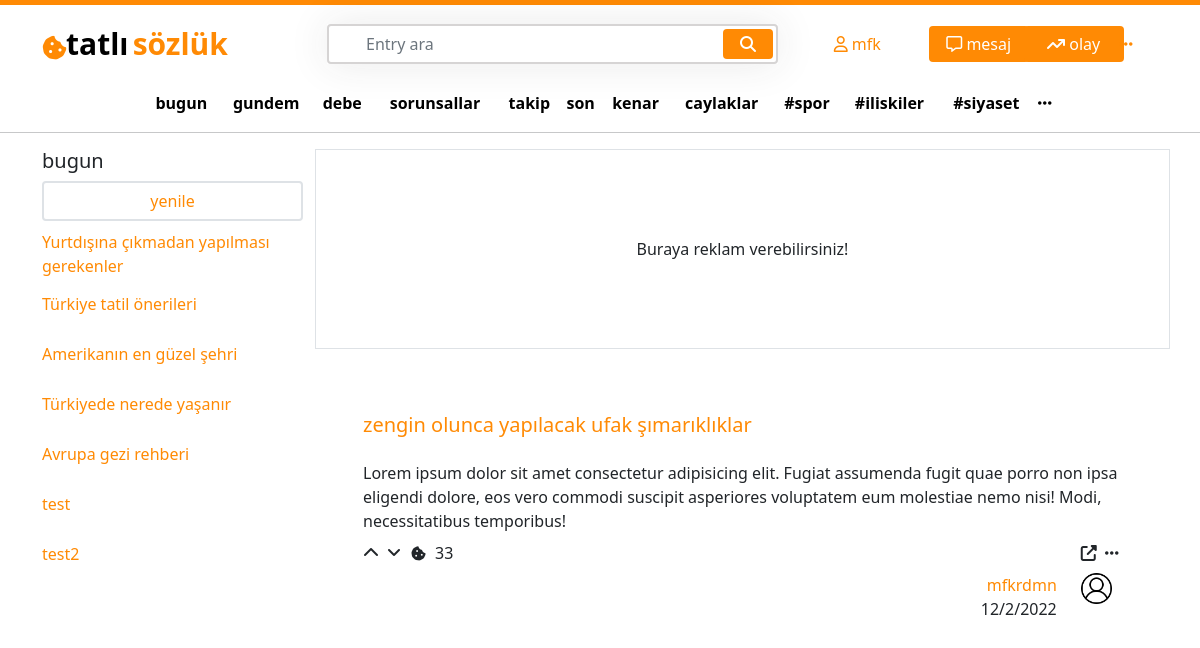
Page / (signed in) on the committed database.
### user/models.py (models this page shows, shortened)
class User(AbstractBaseUser):
    email = models.EmailField(max_length=100, unique=True)
    username = models.CharField(max_length=50, unique=True)
    date_joined = models.DateTimeField(auto_now_add=True)
    last_login = models.DateTimeField(auto_now_add=True)
    created_date = models.DateTimeField(auto_now_add=True)
    modified_date = models.DateTimeField(auto_now=True)
    is_admin = models.BooleanField(default=True)
    is_staff = models.BooleanField(default=True)
    is_active = models.BooleanField(default=True)
    is_superadmin = models.BooleanField(default=True)
    USERNAME_FIELD = 'email'
    REQUIRED_FIELDS = ['username']
    objects = UserManager()

### entry/models.py (models this page shows, shortened)
class Entry(models.Model):
    user = models.ForeignKey(User, on_delete=models.CASCADE)
    entry_slug =  models.CharField(max_length=85, blank=True, null=True)
    entry_name =  models.CharField(max_length=85, blank=True, null=True)
    created_at = models.DateTimeField(auto_now_add=True)
    updated_at = models.DateTimeField(auto_now=True)

### homepage/views.py (the view)
# urls.py: path('', views.home, name='home'),
def home(request):
    all_entries = Entry.objects.all()
    context = {
        'all_entries' : all_entries
    }
    return render(request, 'home.html', context)

### templates/home.html
{% extends 'base.html' %}
{% load static %}
{% block content %}
            <div class="col-lg-9 main_left">
                <div class="row">
                    <div class="col-lg-12 d-flex align-items-center justify-content-center border border-1" style="height: 200px;">
                        Buraya reklam verebilirsiniz!
                    </div>
                    <div class="col-lg-12 p-5">
                        <div class="row mt-3">
                            <div class="col-lg-12 ">
                                <h5>
                                    <a href="">zengin olunca yapılacak ufak şımarıklıklar</a>
                                </h5>
                            </div>
                            <div class="col-lg-12 mt-3">
                                <span>
                                    Lorem ipsum dolor sit amet consectetur adipisicing elit. Fugiat assumenda fugit quae porro
                                non ipsa eligendi dolore, eos vero commodi suscipit asperiores voluptatem eum molestiae nemo
                                nisi! Modi, necessitatibus temporibus!
                                </span>
                            </div>
                            <div class="col-lg-12 mt-2">
                                <div class="row justify-content-between">
                                    <div class="col-lg-3">
                                        <div class="row">
                                            <div class="col-lg-1">
                                                <i class="fa-solid fa-chevron-up"></i>
                                            </div>
                                            <div class="col-lg-1">
                                                <i class="fa-solid fa-angle-down"></i>
                                            </div>
                                            <div class="col-lg-1">
                                                <i class="fa-solid fa-cookie-bite"style="font-size:15px ;"></i>
                                            </div>
                                            <div class="col-lg-1">
                                                <span>33</span>
                                            </div>
                                        </div>
                                    </div>
                                    <div class="col-lg-1">
                                        <div class="row justify-content-start">
                                            <div class="col-lg-1">
                                                <i class="fa-solid fa-up-right-from-square"></i>
                                            </div>
                                            <div class="col-lg-1 ">
                                                <i class="fa-solid fa-ellipsis"></i>
                                            </div>
                                        </div>
                                    </div>
                                </div>
                            </div>
                            <div class="col-lg-12 mt-2">
                                <div class="row justify-content-end">
                                    <div class="col-lg-2 text-end">
                                        <div class="row">
                                            <div class="col-lg-12">
                                                <a href="">mfkrdmn</a>
                                            </div>
                                        </div>
                                        <div class="row">
                                            <div class="col-lg-12">
                                                <span>12/2/2022</span>
                                            </div>
                                        </div>
                                    </div>
                                    <div class="col-lg-1">
                                        <a href="">
                                            <img class="img-fluid w-75" src="{% static 'images/user.png' %}" alt="">
                                        </a>
                                    </div>
                                </div>
                            </div>
                        </div>
                    </div>
            </div>
        </div>
    </div>
{% endblock %}

### templates/base.html (shortened to what this page needs)
{% load static %}
<!DOCTYPE html>
<html lang="en">
<head>
    <link href="https://cdn.jsdelivr.net/npm/bootstrap@5.1.3/dist/css/bootstrap.min.css" rel="stylesheet">
    <link rel="stylesheet" href="https://cdnjs.cloudflare.com/ajax/libs/font-awesome/6.2.1/css/all.min.css" />
    <link rel="stylesheet" href="{% static 'css/home.css' %}">
</head>
<body>
    <div class="topline"></div>
    <div class="container mt-3">
        <div class="row d-flex align-items-center">
            <div class="col-lg-3">
                <div class="row">
                    <div class="col-lg-1" style="margin-top: 14px;">
                        <i class="fa-solid fa-cookie-bite" id="logo" style="font-size:25px ;"></i>
                    </div>
                    <div class="col-lg-10">
                        <a href="{% url 'home' %}">
                            <span class="logo_left p-0 m-0" style="color: black;">tatlı</span>
                            <span class="logo_right p-0 m-0">sözlük</span>
                        </a>
                    </div>
                </div>
            </div>
            <div class="col-5">
                <div class="search">
                    <form action="{% url 'entrypage' %}" method="POST">
                        <input type="text" class="form-control" name="searched_entry" placeholder="Entry ara">
                        <button type="submit" name="search_entry_button" value="Submit" class="btn btn-primary"><i class="fa fa-search"></i></button>
                    </form>
                </div>
            </div>
            <div class="col-lg-4">
                <div class="row justify-content-end">
                    {% if request.user.is_authenticated %}
                    <div class="col-lg-3 my-auto">
                        <a href="{% url 'user_page' %}" style="text-decoration: none;">
                            <i class="fa-regular fa-user" style=" color:  rgb(255, 138, 4);;"></i>
                            <span>{{request.user.username}}</span>
                        </a>
                    </div>
                    <div class="col-lg-3">
                        <button type="button" class="btn btn-primary topbtn">
                            <i class="fa-regular fa-message"></i>
                            <span>mesaj</span>
                        </button>
                    </div>
                    <div class="col-lg-3">
                        <button type="button" class="btn btn-primary topbtn">
                            <i class="fa-solid fa-arrow-trend-up"></i>
                            <span>olay</span>
                        </button>
                    </div>
                    <div class="col-lg-2 my-auto dots_for_box" >
                        <span style="cursor: pointer;">
                            <i class="fa-solid fa-ellipsis" style=" color:  rgb(255, 138, 4);;"></i>
                        </span>
                    </div>
                        {% else %}
                        <a href="{% url 'login' %}" style="width: 50%;">Giriş yap da görelim neyin varmış</a>
                        <a href="{% url 'register' %}" style="width: 50%;">Hala aramıza katılmadın mı?</a>
                        {% endif %}
                </div>
            </div>
        </div>
        <div class="row justify-content-center mt-4">
            <table style="width:80%">
                <tr>
                  <td><a href="" class="td ">bugun</a></td>
                  <td><a href="" class="td">gundem</a></td>
                  <td><a href="" class="td">debe</a></td>
                  <td><a href="" class="td">sorunsallar</a></td>
                  <td><a href="" class="td">takip</a></td>
                  <td><a href="" class="td">son</a></td>
                  <td><a href="" class="td">kenar</a></td>
                  <td><a href="" class="td">caylaklar</a></td>
                  <td><a href="" class="td">#spor</a></td>
                  <td><a href="" class="td">#iliskiler</a></td>
                  <td><a href="" class="td">#siyaset</a></td>
                  <td><a href="" class="td"><i class="fa-solid fa-ellipsis"></i></a></td>
                </tr>
              </table>
        </div>
    </div>
<hr>
<div class="container">
    <div class="row">
        <div class="col-lg-3 main_left">
            <div class="col-lg-12">
                <h5>bugun</h5>
            </div>
            <div class="col-lg-12">
                <button class="btn btn-light w-100 border border-2" style="background-color: transparent !important;">
                 <a href="" style=" text-decoration: none; color:  rgb(255, 138, 4);;">yenile</a>
                </button>
            </div>
            <div class="col-lg-12 mt-2">
                <ul class='p-0 ul_left'>
                        {% for i in all_entries %}
                        <li class="li">
                            <a href="{% url 'entry_detail' i.entry_name %}">
                            {{i.entry_name}}
                            </a>
                        </li>
                        {% endfor %}
                </ul>
            </div>
        </div>
{% block content %}
{% endblock %}
</body>
</html>

### static/css/home.css (style rules this page uses)
.topline { width: 100%; background-color: rgb(255, 138, 4); height: 5px; }
.logo_left { font-size: 30px; font-weight: 600; }
.logo_right { font-size: 30px; font-weight: 600; color: rgb(255, 138, 4); }
#logo { color: rgb(255, 138, 4); }
.search { position: relative; box-shadow: 0 0 40px rgba(51, 51, 51, .1); }
.search input { height: 40px; text-indent: 25px; border: 2px solid #d6d4d4; }
.search button { position: absolute; top: 5px; right: 5px; height: 30px; width: 50px; background: rgb(92, 4, 255); display: flex; align-items: center; justify-content: center; }
.topbtn { width: 100px !important; margin-right: 10px !important; ; }
.td { font-weight: 600; font-size: 16px; color: black; text-decoration: none; display: flex; align-items: center; justify-content: center; }
.main_left { overflow-y: scroll; height:820px; scrollbar-color: rebeccapurple green; scrollbar-width: thin; }
.li { text-decoration: none; list-style: none; height: 50px; display: flex; align-items: center; }
button { background-color: rgb(255, 138, 4) !important; border: none !important; }
a { color: rgb(255, 138, 4);; text-decoration: none; }

### rows in the picture
User: user.username "mfk"
Entry: entry_name "Yurtdışına çıkmadan yapılması gerekenler"
Entry: entry_name "Türkiye tatil önerileri"
Entry: entry_name "Amerikanın en güzel şehri"
Entry: entry_name "Türkiyede nerede yaşanır"
Entry: entry_name "Avrupa gezi rehberi"
Entry: entry_name "test"
Entry: entry_name "test2"
